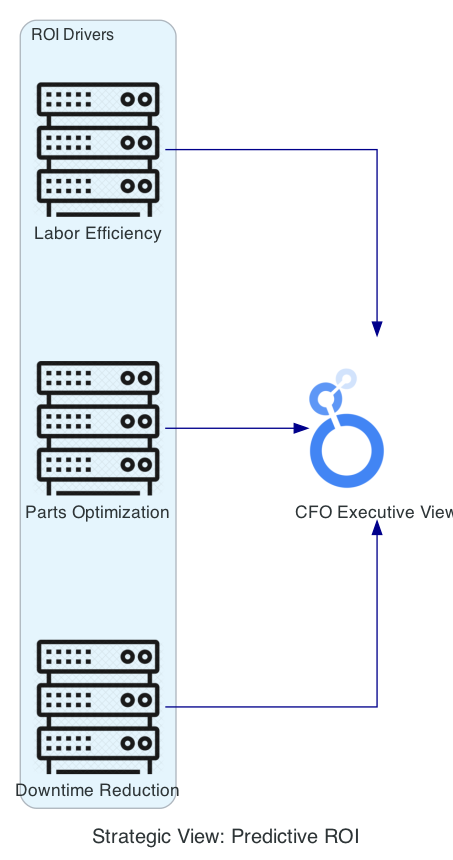

Reproduce this figure in Python.
from diagrams import Diagram, Cluster, Edge
from diagrams.gcp.analytics import Looker
from diagrams.generic.compute import Rack

graph_attr = {"pad": "0.1", "nodesep": "1.0", "ranksep": "1.5", "bgcolor": "transparent"}

with Diagram("Strategic View: Predictive ROI", show=False, filename="asset_cost_curve_viz", direction="LR", graph_attr=graph_attr):
    dashboard = Looker("CFO Executive View")
    
    with Cluster("ROI Drivers"):
        downtime = Rack("Downtime Reduction")
        parts = Rack("Parts Optimization")
        labor = Rack("Labor Efficiency")

    [downtime, parts, labor] >> Edge(color="darkblue") >> dashboard
